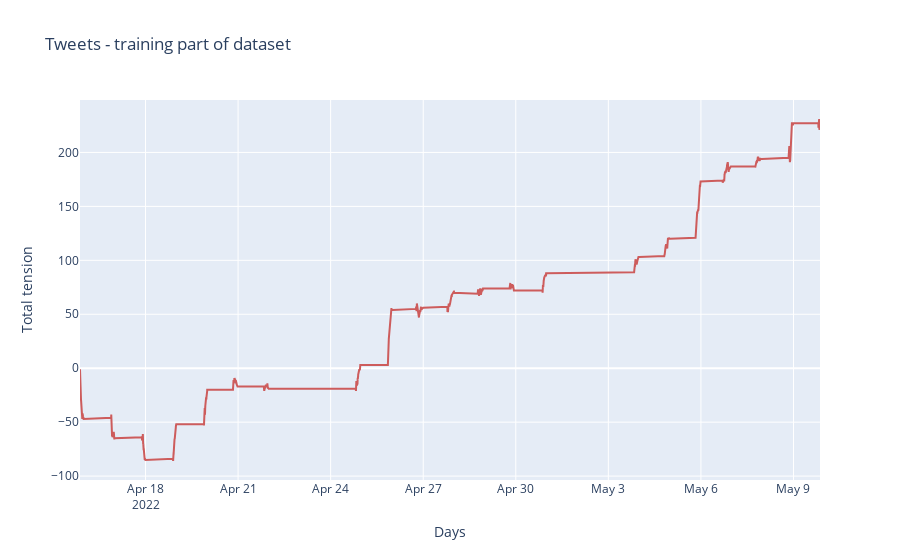

This figure's notebook cell:
### Code cell
plot_time_series(ts_train, text = 'tension', title = 'Tweets - training part of dataset', x_axis = 'Days')

### Figure 1 — Plotly figure (JSON) as saved in the notebook; plotly's stock layout.template omitted (floating-point values rounded to 4 significant figures; data arrays with more than 128 entries replaced by an {"elided": "..."} marker saying what was removed)
{"data": [{"marker": {"color": "indianred"}, "text": "tension", "type": "scatter", "x": {"elided": "2240 str values"}, "y": {"elided": "2240 int values"}}], "layout": {"showlegend": false, "title": {"text": "Tweets - training part of dataset"}, "xaxis": {"title": {"text": "Days"}}, "yaxis": {"title": {"text": "Total tension"}}}}
